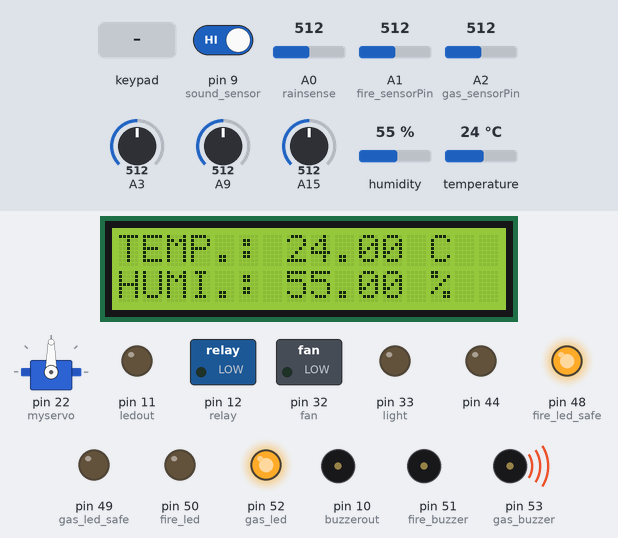
The sketch below on a simulated Arduino Mega 2560, built with avr-gcc and run on an emulated ATmega2560. Parts: servo, 16×2 character LCD, switched loads named in the sketch (green lamp = pin HIGH), output pins drawn as LEDs (lit = HIGH), buzzer (waves = sounding, pin HIGH). Inputs (shaded band) come from the test bench; at power-on: A0 (rainsense) = 512, temperature 24 °C, A2 (gas_sensorPin) = 512, A1 (fire_sensorPin) = 512, pin 9 (sound_sensor) HIGH, A3 = 512, A9 = 512, A15 = 512, humidity 55 %.

Above: at 1.5 s.
1.6 s: keypad keys * 0 # D pressed 0.4 s apart
6.0 s: A0 (rainsense) set to 481
At 7.6 s:
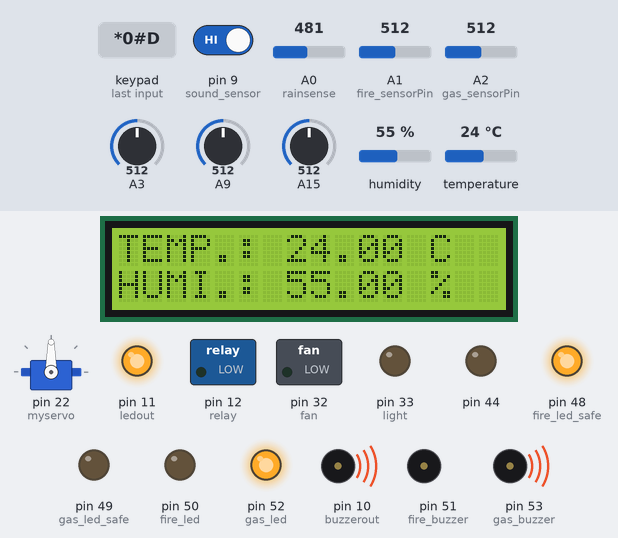
8.4 s: temperature set to 1 °C
At 9.1 s:
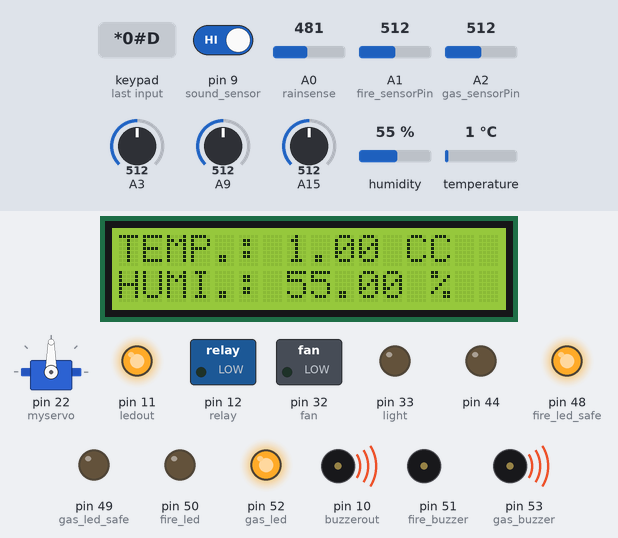
10.0 s: A2 (gas_sensorPin) set to 381
11.5 s: A2 (gas_sensorPin) set to 353
At 12.2 s:
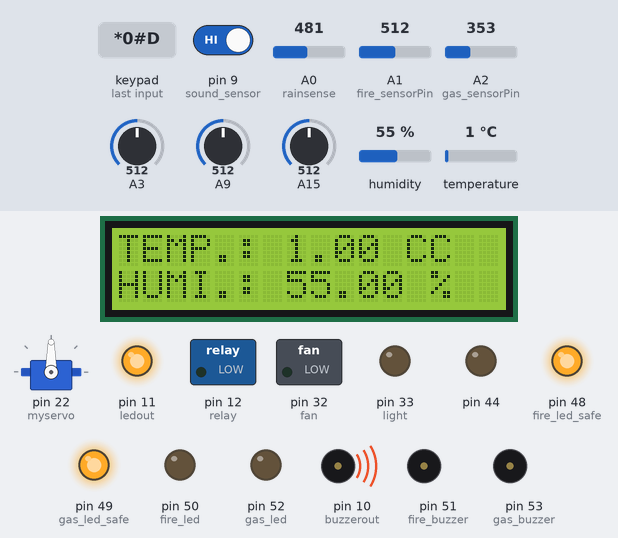
13.1 s: A1 (fire_sensorPin) set to 208
14.6 s: A1 (fire_sensorPin) set to 188
At 16.1 s:
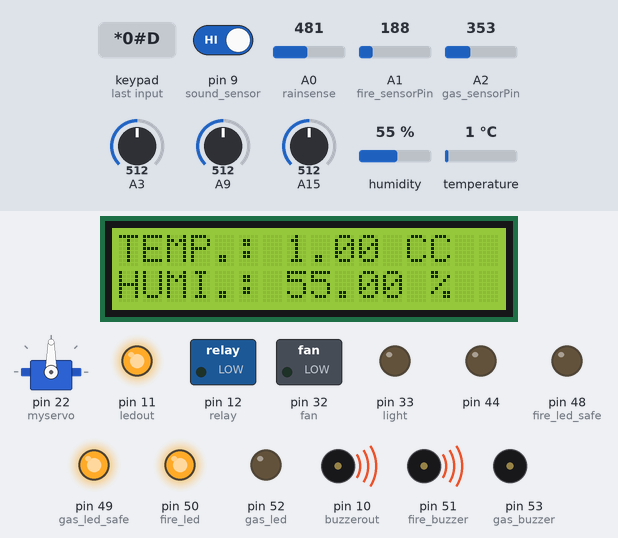
Timing chart, 0 to 17.2 s (numbered marks = the images above; inputs shaded):
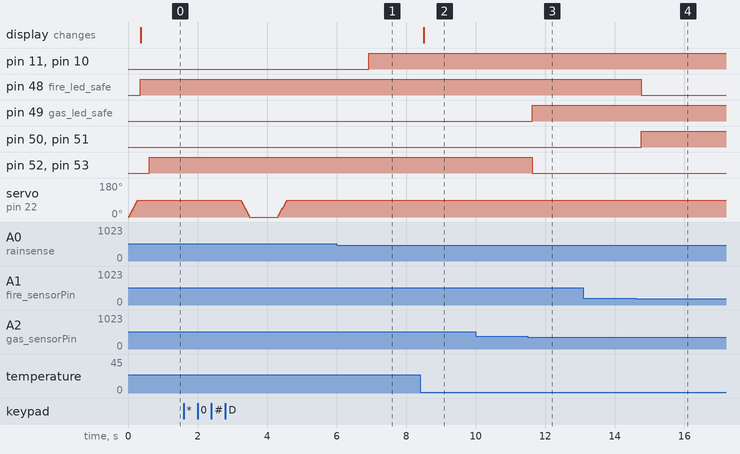

Measured:
- the behaviour switches between 500 and 499 on A0 (rainsense) (found by bisection; images 0 and 1)
- the behaviour switches between 369 and 368 on A2 (gas_sensorPin) (found by bisection; images 2 and 3)
- the behaviour switches between 200 and 199 on A1 (fire_sensorPin) (found by bisection; images 3 and 4)
- after the input at 6.0 s, pin 11 (ledout), pin 10 (buzzerout): LOW → HIGH after 0.93 s
- after the input at 8.4 s, the display: changes after 0.10 s (image 2)
- after the input at 11.5 s, pin 49 (gas_led_safe): LOW → HIGH after 0.12 s; pin 52 (gas_led), pin 53 (gas_buzzer): HIGH → LOW after 0.12 s
- after the input at 14.6 s, pin 48 (fire_led_safe): HIGH → LOW after 0.16 s; pin 50 (fire_led), pin 51 (fire_buzzer): LOW → HIGH after 0.16 s

The sketch:

Marge_01_RainDoorFireGasTemHumiIRSound.ino
```cpp
//SK.Tanzir mehedi Shawon
//Department of ICT
//MBSTU
//Date-18-05-2018

//temprature sensor
#include <LiquidCrystal.h>
#include<SoftwareSerial.h>
#include <Keypad.h>
#include <Servo.h>
#include<Wire.h>
#include <dht.h>
#define dataPin 8


int fan=32;
int light=33;

//gate
Servo myservo;
#define Password_Lenght 4
int pos = 0;
char Data[Password_Lenght];
char Master[Password_Lenght] = "*0#";
byte data_count = 0, master_count = 0;
bool Pass_is_good;
char customKey;

 const byte ROWS = 4;
  const byte COLS = 4;
  char keys[ROWS][COLS] =
 {
  {'1','2','3','A'},
  {'4','5','6','B'},
  {'7','8','9','C'},
  {'*','0','#','D'}
  };

  bool door = true;

  byte rowPins[ROWS] = { 14, 15, 16, 17 };
  byte colPins[COLS] = { 18, 19, 20, 21 };

Keypad keypad( makeKeymap(keys), rowPins, colPins, ROWS, COLS);

LiquidCrystal lcd(1, 2, 4, 5, 6, 7);
dht DHT;
int fire_sensorPin = A1;
int gas_sensorPin = A2;
int fire_led_safe= 48;
int gas_led_safe= 49;
int fire_led = 50;
int fire_buzzer = 51;
int gas_led = 52;
int gas_buzzer= 53;

int fire_sensorValue = 0;

//end temperature sensor

// rain sensor
int rainsense= A0;
int buzzerout= 10;
int countval= 0;
int ledout= 11;
//end rain sensor

//sound sensor
int sound_sensor = 9;
int relay = 12;
int clap = 0;
long detection_range_start = 0;
long detection_range = 0;
boolean status_lights = false;
//end sound sensor

void setup(){

    pinMode(fan, OUTPUT);
    pinMode(light, OUTPUT);

    pinMode(A3,INPUT);
    pinMode(44,OUTPUT);

  //gate
  myservo.attach(22);
  ServoClose();

  //end gate

  //temprature sensor
   lcd.begin(16,2);
  //end temperature sensor

   // rain sensor
   pinMode(buzzerout, OUTPUT);
   pinMode(ledout, OUTPUT);
   pinMode(rainsense, INPUT);
   //end rain sensor

   //sound sensor
   pinMode(sound_sensor, INPUT);
   pinMode(relay, OUTPUT);
   //end sound sensor

    pinMode(fire_led, OUTPUT);
    pinMode(fire_buzzer,OUTPUT);
    pinMode (gas_buzzer, OUTPUT);
    pinMode (gas_led, OUTPUT);
    pinMode(fire_led_safe, OUTPUT);
    pinMode(gas_led_safe, OUTPUT);
    analogReference(DEFAULT);
}

int pinn=digitalRead(fan);
int pinnn=digitalRead(fan);

void loop(){

fire_sensorValue = analogRead(fire_sensorPin);

  if (fire_sensorValue < 200)
  {
      digitalWrite(fire_led,HIGH);
      digitalWrite(fire_buzzer,HIGH);
      digitalWrite(fire_led_safe,LOW);
  }
  else
  {
      digitalWrite(fire_led,LOW);
      digitalWrite(fire_buzzer,LOW);
      digitalWrite(fire_led_safe, HIGH);
   }

//end fire sensor

//fan

     int rombovalue = analogRead(A9);
     int rombovalue_off = analogRead(A15);

    if (rombovalue > 150 && pinn==LOW)
    {
      lighton();
      pinnn=HIGH;
    }

    if (rombovalue_off > 150 && pinnn==HIGH)
    {
      lightoff();
      pinn=LOW;
    }

//end fan

  //gate
{
  if (door == 0)
  {
    customKey = keypad.getKey();
    if (customKey == 'D')
    {
      ServoClose();
      door = 1;
    }
  }
  else Open();
}

  //end gate


  //temprature sensor
  int readData = DHT.read22(dataPin);
  float t = DHT.temperature;
  float h = DHT.humidity;
  lcd.setCursor(0,0);
  lcd.print("TEMP.: ");
  lcd.print(t);
  lcd.print(" C");
  lcd.setCursor(0,1);
  lcd.print("HUMI.: ");
  lcd.print(h);
  lcd.print(" %");
  //end temprature sensor

    //rain sensor
   int rainSenseReading = analogRead(rainsense);
   delay(250);
   if (countval >= 2){
      digitalWrite(buzzerout, HIGH);
      digitalWrite(ledout, HIGH);
   }

   if (rainSenseReading <500){
      countval++;
   }
   else if (rainSenseReading >500) {
      digitalWrite(buzzerout, LOW);
      digitalWrite(ledout, LOW);
      countval = 0;
   }
    //end rain sensor

  //sound sensor

  int status_sensor = digitalRead(sound_sensor);
  if (status_sensor == 0)
  {
    if (clap == 0)
    {
      detection_range_start = detection_range = millis();
      clap++;
    }
    else if (clap > 0 && millis()-detection_range >= 50)
    {
      detection_range = millis();
      clap++;
    }
  }
  if (millis()-detection_range_start >= 400)
  {
    if (clap == 2)
    {
      if (!status_lights)
        {
          status_lights = true;
          digitalWrite(relay, HIGH);
        }
        else if (status_lights)
        {
          status_lights = false;
          digitalWrite(relay, LOW);
        }
    }
    clap = 0;
  }
  //end sound sensor

   //chair

    if(analogRead(A3) < 250)
    {
      digitalWrite(44,HIGH);
    }
    else
    {
      digitalWrite(44,LOW);
    }

  int gas_sensorValue = analogRead(gas_sensorPin);
  float vol1=(float)gas_sensorValue/1024*5.0;
   if (vol1>=1.8)
   {
     digitalWrite(gas_buzzer, HIGH);
     digitalWrite(gas_led, HIGH);
     digitalWrite(gas_led_safe,LOW);
   }
   else
   {
     digitalWrite(gas_buzzer, LOW);
     digitalWrite(gas_led, LOW);
     digitalWrite(gas_led_safe,HIGH);
   }
}


void clearData()
{
  while (data_count != 0)
  {
    Data[data_count--] = 0;
  }
  return;
}

void ServoOpen()
{
  for (pos = 90; pos >= 0; pos -= 5) {
    // in steps of 1 degree
    myservo.write(pos);
    delay(15);
  }
}

void ServoClose()
{
  for (pos = 0; pos <= 90; pos += 5) {
    myservo.write(pos);
    delay(15);
  }
}

void Open()
{
  char customKey = keypad.getKey();
  if (customKey)
  {
    Data[data_count] = customKey;
    data_count++;
  }
  if (data_count == Password_Lenght - 1)
  {
    if (!strcmp(Data, Master))
    {
      ServoOpen();
      door = 0;
    }
    else
    {
      door = 1;
    }
    clearData();
  }
}

//fan strat


void lighton()
{
  digitalWrite(fan, HIGH);
  digitalWrite(light, HIGH);
}

void lightoff()
{
  digitalWrite(fan, LOW);
  digitalWrite(light, LOW);
}

//end fan
```
